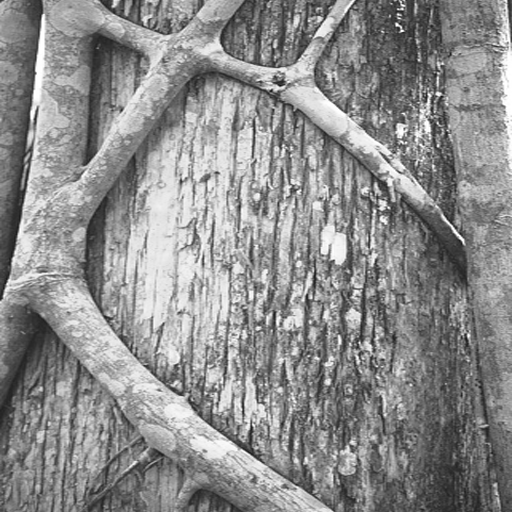
#> input picture toSend/images/tree.bmp, 512 x 512 px
$ python defence.py
#> lines starting #> are read from the running program, lines starting #| are printed output that depends on the picture
#> (reads toSend/ef26420c.npy from the repository)
#> further down, image is the input picture: shape (512, 512); min 16, max 255, mean 140.3
### toSend/hvs_lambda.py
from math import sqrt, floor
import numpy as np
from statistics import variance
import pywt

def hvs_quantization_Lambda(image):
    sh = image.shape
    I_30, (I_00, I_20, I_10) = pywt.dwt2(image, 'haar')
    I_31, (I_01, I_21, I_11) = pywt.dwt2(I_30, 'haar')
    I_32, (I_02, I_22, I_12) = pywt.dwt2(I_31, 'haar')
    I_33, (I_03, I_23, I_13) = pywt.dwt2(I_32, 'haar')

    matrix = np.zeros((sh[0] // 2, sh[1] // 2), dtype=np.float64)
    I = [[I_00, I_10, I_20], [I_01, I_11, I_21], [I_02, I_12, I_22], [I_03, I_13, I_23, I_33]]

    for i in range((sh[0] // 2)):
        for j in range((sh[1] // 2)):
            l = 0
            # the eye is less sensitive to noise in those areas of the image where brightness is high or low
            if 1 + floor(i // (2 ** (3 - l))) < 32 and 1 + floor(j // (2 ** (3 - l))) < 32:
                L = 1 / 256 * I[3][3][1 + floor(i // (2 ** (3 - l))), 1 + floor(j // (2 ** (3 - l)))]
                Lambda = 1 + L
            matrix[i, j] = Lambda

    return matrix


def hvs_quantization_L(image):
    sh = image.shape
    I_30, (I_00, I_20, I_10) = pywt.dwt2(image, 'haar')
    I_31, (I_01, I_21, I_11) = pywt.dwt2(I_30, 'haar')
    I_32, (I_02, I_22, I_12) = pywt.dwt2(I_31, 'haar')
    I_33, (I_03, I_23, I_13) = pywt.dwt2(I_32, 'haar')

    matrix = np.zeros((sh[0] // 2, sh[1] // 2), dtype=np.float64)

    I = [[I_00, I_10, I_20], [I_01, I_11, I_21], [I_02, I_12, I_22], [I_03, I_13, I_23, I_33]]

    for i in range((sh[0] // 2)):
        for j in range((sh[1] // 2)):
            l = 0
            # the eye is less sensitive to noise in those areas of the image where brightness is high or low
            if 1 + floor(i // (2 ** (3 - l))) < 32 and 1 + floor(j // (2 ** (3 - l))) < 32:
                L = 1 / 256 * I[3][3][1 + floor(i // (2 ** (3 - l))), 1 + floor(j // (2 ** (3 - l)))]
            if L < 0.5 : L = 1 - L
            matrix[i, j] = L

    return matrix


def hvs_quantization_Xi(image):
    sh = image.shape
    I_30, (I_00, I_20, I_10) = pywt.dwt2(image, 'haar')
    I_31, (I_01, I_21, I_11) = pywt.dwt2(I_30, 'haar')
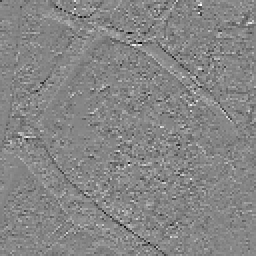
#> I_01: shape (128, 128) float64 (shown 2 times larger); min -276, max 249.8, mean 0; drawn with min black and max white
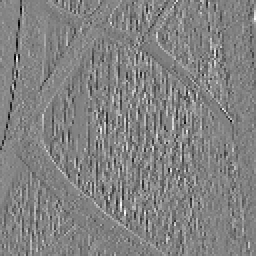
#> I_21: shape (128, 128) float64 (shown 2 times larger); min -308.5, max 296, mean 0.1; drawn with min black and max white
    I_32, (I_02, I_22, I_12) = pywt.dwt2(I_31, 'haar')
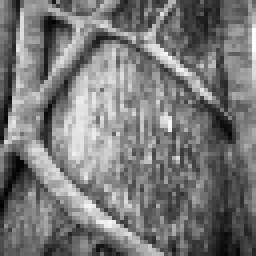
#> I_32: shape (64, 64) float64 (shown 4 times larger); min 350.8, max 1987.9, mean 1122.6; drawn with min black and max white
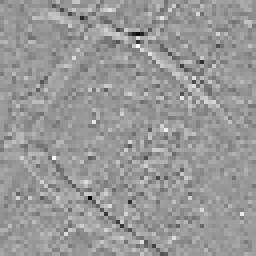
#> I_02: shape (64, 64) float64 (shown 4 times larger); min -536.6, max 360, mean 0.2; drawn with min black and max white
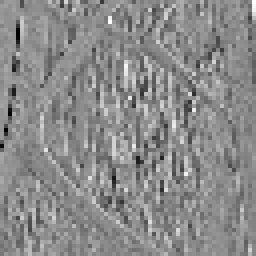
#> I_22: shape (64, 64) float64 (shown 4 times larger); min -614.4, max 508.6, mean -1.9; drawn with min black and max white
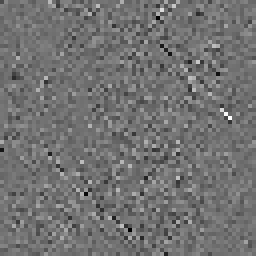
#> I_12: shape (64, 64) float64 (shown 4 times larger); min -299.1, max 369.3, mean 0.4; drawn with min black and max white
    I_33, (I_03, I_23, I_13) = pywt.dwt2(I_32, 'haar')
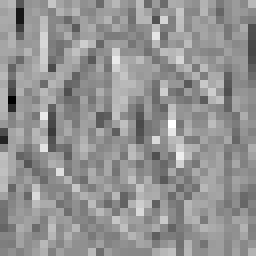
#> I_23: shape (32, 32) float64 (shown 8 times larger); min -1167.4, max 845.4, mean -5.5; drawn with min black and max white

    matrix = np.zeros((sh[0] // 2, sh[1] // 2), dtype=np.float64)

    I = [[I_00, I_10, I_20], [I_01, I_11, I_21], [I_02, I_12, I_22], [I_03, I_13, I_23, I_33]]

    for i in range((sh[0] // 2)):
        for j in range((sh[1] // 2)):
            l = 0
            Xi = 0
            small_theta = 2
            # The eye is less sensitive to noise in high resolution bands, and in those bands having orientation of 45
            # the eye is less sensitive to noise in highly textured areas but, among these, more sensitive
            # near the  edges
            for k in range(0, 3 - l):
                for theta in range(0, 2):
                    for x in range(0, 1):
                        for y in range(0, 1):
                            # if y + (i // (2 ** k)) < 64 and x + (j // (2 ** k)) < 64:
                            Xi = Xi + (I[k + l][theta][y + (i // (2 ** k)), x + (j // (2 ** k))]) ** 2
                    Xi = Xi * 1 // (16 ** k)
            Xi = Xi * np.var([[I[3][3][y + i // (2 ** (3 - l)), x + j // (2 ** (3 - l))]
                               for x in [0, 1] if x + j // (2 ** (3 - l)) < 32] for y in [0, 1] if
                              y + i // (2 ** (3 - l)) < 32])

            matrix[i, j] = Xi
#> (the rest of the program and of its run is left out)
